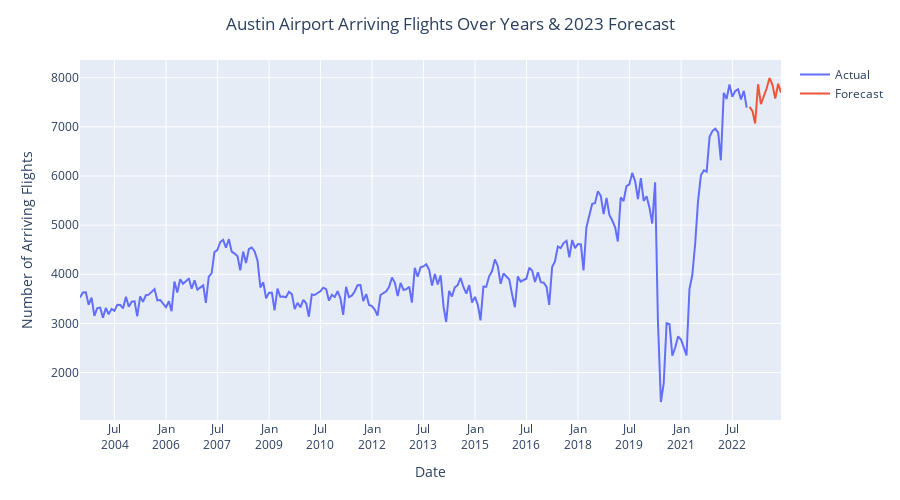

Notebook code for this chart:
### Code cell
fig2 = px.line()
fig2.add_scatter(x=flights_data.index, y=flights_data['actual'], mode='lines', name='Actual')
fig2.add_scatter(x=flights_data.index, y=flights_data['forecast'], mode='lines', name='Forecast')
fig2.update_layout(title=dict(text='Austin Airport Arriving Flights Over Years & 2023 Forecast',
                              x=0.5),
                   yaxis_title='Number of Arriving Flights',
                   xaxis=dict(title='Date',
                              dtick='M18',
                              tickformat='%b\n%Y'),
                   height=500,
                   width=900)

### Figure 1 — Plotly figure (JSON) as saved in the notebook; plotly's stock layout.template omitted (floating-point values rounded to 4 significant figures; data arrays with more than 128 entries replaced by an {"elided": "..."} marker saying what was removed)
{"data": [{"mode": "lines", "name": "Actual", "type": "scatter", "x": {"elided": "246 str values"}, "y": {"elided": "246 int values"}}, {"mode": "lines", "name": "Forecast", "type": "scatter", "x": {"elided": "246 str values"}, "y": {"elided": "246 float values"}}], "layout": {"height": 500, "legend": {"tracegroupgap": 0}, "margin": {"t": 60}, "title": {"text": "Austin Airport Arriving Flights Over Years & 2023 Forecast", "x": 0.5}, "width": 900, "xaxis": {"anchor": "y", "autorange": true, "domain": [0, 1], "dtick": "M18", "range": ["2003-06-30", "2023-11-30"], "tickformat": "%b\n%Y", "title": {"text": "Date"}, "type": "date"}, "yaxis": {"anchor": "x", "autorange": true, "domain": [0, 1], "range": [1034.0, 8361.0], "title": {"text": "Number of Arriving Flights"}, "type": "linear"}}}
